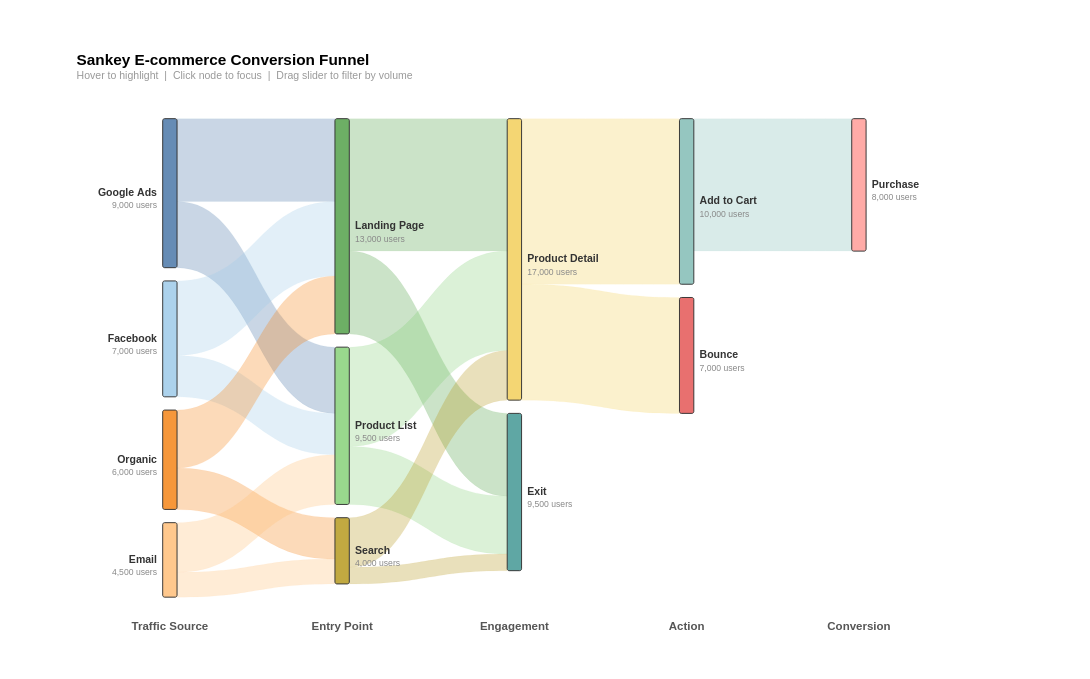

Source (Vega-Lite JSON):
### Vega specification from a JSON file in a GitHub repository (floating-point values rounded to 4 significant figures)
{"$schema": "https://vega.github.io/schema/vega/v5.json", "description": "E-commerce User Flow - Interactive Sankey Diagram (Data-Driven Architecture)", "width": 900, "height": 500, "padding": {"left": 80, "right": 160, "top": 55, "bottom": 50}, "_metadata": {"chart_type": "sankey_multi_stage", "title": "Sankey E-commerce User Journey", "architecture": "data-driven layout via Vega transform pipeline (stack + window + lookup)", "interactive_features": {"threshold_filter": "Signal 'threshold' — slider controls minimum flow; layout auto-recalculates", "edge_hover": "Hover an edge to highlight that specific flow", "node_hover": "Hover a node to highlight ALL directly connected edges", "node_click": "Click a node to lock focus on its connections; click again to deselect", "reset": "Click 'Show All' button or double-click canvas to clear selection"}, "tool_function_guide": {"change_data": "Replace rawLinks.values and nodeConfig.values to switch datasets", "change_column_labels": "Replace depthLabelsData.values to rename stage columns", "highlight_specific_path": "Inject formula transforms into edges dataset to flag path membership, or programmatically set selectedNode", "adjust_threshold_range": "Modify threshold signal bind.min / bind.max / bind.step", "add_depth_levels": "Add entries to nodeConfig + depthLabelsData, extend x scale domain array"}}, "signals": [{"name": "nodeWidth", "value": 15}, {"name": "nodeGap", "value": 800}, {"name": "threshold", "value": 0, "bind": {"input": "range", "min": 0, "max": 5000, "step": 100, "name": "Min Flow: "}}, {"name": "nodeHover", "value": null, "on": [{"events": "@nodeRect:mouseover", "update": "datum.name"}, {"events": "@nodeRect:mouseout", "update": "null"}]}, {"name": "edgeHover", "value": null, "on": [{"events": "@edgeMark:mouseover", "update": "datum.linkId"}, {"events": "@edgeMark:mouseout", "update": "null"}]}, {"name": "selectedNode", "value": null, "on": [{"events": "@nodeRect:click!", "update": "selectedNode === datum.name ? null : datum.name"}, {"events": [{"type": "click", "markname": "resetBtn"}, {"type": "dblclick"}], "update": "null"}]}], "data": [{"name": "rawLinks", "values": [{"source": "Google Ads", "target": "Landing Page", "value": 5000}, {"source": "Google Ads", "target": "Product List", "value": 4000}, {"source": "Facebook", "target": "Landing Page", "value": 4500}, {"source": "Facebook", "target": "Product List", "value": 2500}, {"source": "Organic", "target": "Landing Page", "value": 3500}, {"source": "Organic", "target": "Search", "value": 2500}, {"source": "Email", "target": "Product List", "value": 3000}, {"source": "Email", "target": "Search", "value": 1500}, {"source": "Landing Page", "target": "Product Detail", "value": 8000}, {"source": "Landing Page", "target": "Exit", "value": 5000}, {"source": "Product List", "target": "Product Detail", "value": 6000}, {"source": "Product List", "target": "Exit", "value": 3500}, {"source": "Search", "target": "Product Detail", "value": 3000}, {"source": "Search", "target": "Exit", "value": 1000}, {"source": "Product Detail", "target": "Add to Cart", "value": 10000}, {"source": "Product Detail", "target": "Bounce", "value": 7000}, {"source": "Add to Cart", "target": "Purchase", "value": 8000}]}, {"name": "nodeConfig", "values": [{"name": "Google Ads", "depth": 0, "order": 0}, {"name": "Facebook", "depth": 0, "order": 1}, {"name": "Organic", "depth": 0, "order": 2}, {"name": "Email", "depth": 0, "order": 3}, {"name": "Landing Page", "depth": 1, "order": 0}, {"name": "Product List", "depth": 1, "order": 1}, {"name": "Search", "depth": 1, "order": 2}, {"name": "Product Detail", "depth": 2, "order": 0}, {"name": "Exit", "depth": 2, "order": 1}, {"name": "Add to Cart", "depth": 3, "order": 0}, {"name": "Bounce", "depth": 3, "order": 1}, {"name": "Purchase", "depth": 4, "order": 0}]}, {"name": "depthLabelsData", "values": [{"depth": 0, "label": "Traffic Source"}, {"depth": 1, "label": "Entry Point"}, {"depth": 2, "label": "Engagement"}, {"depth": 3, "label": "Action"}, {"depth": 4, "label": "Conversion"}]}, {"name": "filteredLinks", "source": "rawLinks", "transform": [{"type": "filter", "expr": "datum.value >= threshold"}, {"type": "formula", "expr": "datum.source + ' → ' + datum.target", "as": "linkId"}]}, {"name": "linksWithOrder", "source": "filteredLinks", "transform": [{"type": "lookup", "from": "nodeConfig", "key": "name", "fields": ["source"], "as": ["srcConfig"]}, {"type": "lookup", "from": "nodeConfig", "key": "name", "fields": ["target"], "as": ["tgtConfig"]}, {"type": "formula", "expr": "datum.srcConfig.order", "as": "srcOrder"}, {"type": "formula", "expr": "datum.tgtConfig.order", "as": "tgtOrder"}, {"type": "formula", "expr": "datum.srcConfig.depth", "as": "srcDepth"}, {"type": "formula", "expr": "datum.tgtConfig.depth", "as": "tgtDepth"}]}, {"name": "outTotals", "source": "linksWithOrder", "transform": [{"type": "aggregate", "groupby": ["source"], "fields": ["value"], "ops": ["sum"], "as": ["totalOut"]}]}, {"name": "inTotals", "source": "linksWithOrder", "transform": [{"type": "aggregate", "groupby": ["target"], "fields": ["value"], "ops": ["sum"], "as": ["totalIn"]}]}, {"name": "nodePositions", "source": "nodeConfig", "transform": [{"type": "lookup", "from": "outTotals", "key": "source", "fields": ["name"], "as": ["outInfo"]}, {"type": "lookup", "from": "inTotals", "key": "target", "fields": ["name"], "as": ["inInfo"]}, {"type": "formula", "expr": "datum.outInfo ? datum.outInfo.totalOut : 0", "as": "totalOut"}, {"type": "formula", "expr": "datum.inInfo ? datum.inInfo.totalIn : 0", "as": "totalIn"}, {"type": "formula", "expr": "max(datum.totalOut, datum.totalIn)", "as": "total"}, {"type": "filter", "expr": "datum.total > 0"}, {"type": "stack", "groupby": ["depth"], "sort": {"field": "order", "order": "ascending"}, "field": "total"}, {"type": "window", "groupby": ["depth"], "sort": {"field": "order", "order": "ascending"}, "ops": ["row_number"], "as": ["rankInDepth"]}, {"type": "formula", "expr": "datum.y0 + (datum.rankInDepth - 1) * nodeGap", "as": "y0g"}, {"type": "formula", "expr": "datum.y1 + (datum.rankInDepth - 1) * nodeGap", "as": "y1g"}]}, {"name": "sourceStacked", "source": "linksWithOrder", "transform": [{"type": "window", "groupby": ["source"], "sort": {"field": "tgtOrder", "order": "ascending"}, "ops": ["sum"], "fields": ["value"], "frame": [null, 0], "as": ["srcCumEnd"]}, {"type": "formula", "expr": "datum.srcCumEnd - datum.value", "as": "srcCumStart"}]}, {"name": "targetStacked", "source": "linksWithOrder", "transform": [{"type": "window", "groupby": ["target"], "sort": {"field": "srcOrder", "order": "ascending"}, "ops": ["sum"], "fields": ["value"], "frame": [null, 0], "as": ["tgtCumEnd"]}, {"type": "formula", "expr": "datum.tgtCumEnd - datum.value", "as": "tgtCumStart"}]}, {"name": "edges", "source": "sourceStacked", "transform": [{"type": "lookup", "from": "targetStacked", "key": "linkId", "fields": ["linkId"], "as": ["tgtInfo"]}, {"type": "formula", "expr": "datum.tgtInfo ? datum.tgtInfo.tgtCumStart : 0", "as": "tgtCumStart"}, {"type": "formula", "expr": "datum.tgtInfo ? datum.tgtInfo.tgtCumEnd : datum.value", "as": "tgtCumEnd"}, {"type": "lookup", "from": "nodePositions", "key": "name", "fields": ["source"], "as": ["srcNode"]}, {"type": "lookup", "from": "nodePositions", "key": "name", "fields": ["target"], "as": ["tgtNode"]}, {"type": "filter", "expr": "datum.srcNode && datum.tgtNode"}, {"type": "formula", "expr": "datum.srcNode.y0g + datum.srcCumStart", "as": "absSy0"}, {"type": "formula", "expr": "datum.srcNode.y0g + datum.srcCumEnd", "as": "absSy1"}, {"type": "formula", "expr": "datum.tgtNode.y0g + datum.tgtCumStart", "as": "absTy0"}, {"type": "formula", "expr": "datum.tgtNode.y0g + datum.tgtCumEnd", "as": "absTy1"}, {"type": "formula", "expr": "datum.srcNode.total > 0 ? datum.value / datum.srcNode.total : 0", "as": "srcPct"}, {"type": "formula", "expr": "datum.tgtNode.total > 0 ? datum.value / datum.tgtNode.total : 0", "as": "tgtPct"}]}], "scales": [{"name": "x", "type": "point", "range": "width", "domain": [0, 1, 2, 3, 4], "padding": 0.5}, {"name": "y", "type": "linear", "range": [0, {"signal": "height"}], "domain": {"data": "nodePositions", "field": "y1g"}}, {"name": "color", "type": "ordinal", "domain": {"data": "nodeConfig", "field": "name"}, "range": {"scheme": "tableau20"}}], "marks": [{"type": "path", "name": "edgeMark", "from": {"data": "edges"}, "encode": {"update": {"path": {"signal": "'M' + (scale('x', datum.srcDepth) + nodeWidth) + ',' + scale('y', datum.absSy0) + ' C' + ((scale('x', datum.srcDepth) + nodeWidth + scale('x', datum.tgtDepth)) / 2) + ',' + scale('y', datum.absSy0) + ' ' + ((scale('x', datum.srcDepth) + nodeWidth + scale('x', datum.tgtDepth)) / 2) + ',' + scale('y', datum.absTy0) + ' ' + scale('x', datum.tgtDepth) + ',' + scale('y', datum.absTy0) + ' L' + scale('x', datum.tgtDepth) + ',' + scale('y', datum.absTy1) + ' C' + ((scale('x', datum.srcDepth) + nodeWidth + scale('x', datum.tgtDepth)) / 2) + ',' + scale('y', datum.absTy1) + ' ' + ((scale('x', datum.srcDepth) + nodeWidth + scale('x', datum.tgtDepth)) / 2) + ',' + scale('y', datum.absSy1) + ' ' + (scale('x', datum.srcDepth) + nodeWidth) + ',' + scale('y', datum.absSy1) + ' Z'"}, "fill": {"scale": "color", "field": "source"}, "fillOpacity": {"signal": "selectedNode ? (datum.source === selectedNode || datum.target === selectedNode ? 0.65 : 0.04) : nodeHover ? (datum.source === nodeHover || datum.target === nodeHover ? 0.65 : 0.08) : edgeHover === datum.linkId ? 0.75 : 0.3"}, "stroke": {"scale": "color", "field": "source"}, "strokeWidth": {"value": 0.5}, "strokeOpacity": {"signal": "selectedNode ? (datum.source === selectedNode || datum.target === selectedNode ? 0.4 : 0) : nodeHover ? (datum.source === nodeHover || datum.target === nodeHover ? 0.4 : 0) : edgeHover === datum.linkId ? 0.5 : 0.1"}, "tooltip": {"signal": "datum.source + ' → ' + datum.target + ': ' + format(datum.value, ',') + ' users (' + format(datum.srcPct, '.0%') + ' of ' + datum.source + ', ' + format(datum.tgtPct, '.0%') + ' of ' + datum.target + ')'"}, "cursor": {"value": "pointer"}}, "hover": {"fillOpacity": {"value": 0.8}}}}, {"type": "rect", "name": "nodeRect", "from": {"data": "nodePositions"}, "encode": {"enter": {"width": {"signal": "nodeWidth"}, "cornerRadius": {"value": 2}}, "update": {"x": {"scale": "x", "field": "depth"}, "y": {"scale": "y", "field": "y0g"}, "y2": {"scale": "y", "field": "y1g"}, "fill": {"scale": "color", "field": "name"}, "stroke": {"value": "#333"}, "strokeWidth": {"signal": "selectedNode === datum.name || nodeHover === datum.name ? 2 : 1"}, "fillOpacity": {"signal": "selectedNode ? (datum.name === selectedNode ? 1 : 0.25) : nodeHover === datum.name ? 1 : 0.85"}, "tooltip": {"signal": "datum.name + ': ' + format(datum.total, ',') + ' users'"}, "cursor": {"value": "pointer"}}}}, {"type": "text", "from": {"data": "nodePositions"}, "interactive": false, "encode": {"update": {"x": {"signal": "datum.depth === 0 ? scale('x', datum.depth) - 6 : scale('x', datum.depth) + nodeWidth + 6"}, "y": {"signal": "(scale('y', datum.y0g) + scale('y', datum.y1g)) / 2"}, "align": {"signal": "datum.depth === 0 ? 'right' : 'left'"}, "text": {"field": "name"}, "fontSize": {"value": 11}, "fontWeight": {"value": "bold"}, "fill": {"value": "#333"}, "baseline": {"value": "middle"}, "opacity": {"signal": "selectedNode ? (datum.name === selectedNode ? 1 : 0.25) : 1"}}}}, {"type": "text", "from": {"data": "nodePositions"}, "interactive": false, "encode": {"update": {"x": {"signal": "datum.depth === 0 ? scale('x', datum.depth) - 6 : scale('x', datum.depth) + nodeWidth + 6"}, "y": {"signal": "(scale('y', datum.y0g) + scale('y', datum.y1g)) / 2 + 13"}, "align": {"signal": "datum.depth === 0 ? 'right' : 'left'"}, "text": {"signal": "abs(scale('y', datum.y0g) - scale('y', datum.y1g)) > 22 ? format(datum.total, ',') + ' users' : ''"}, "fontSize": {"value": 9}, "fill": {"value": "#888"}, "baseline": {"value": "middle"}, "opacity": {"signal": "selectedNode ? (datum.name === selectedNode ? 1 : 0.25) : 1"}}}}, {"type": "text", "from": {"data": "depthLabelsData"}, "interactive": false, "encode": {"enter": {"x": {"signal": "scale('x', datum.depth) + nodeWidth / 2"}, "y": {"signal": "height + 25"}, "text": {"field": "label"}, "fontSize": {"value": 12}, "fontWeight": {"value": "bold"}, "fill": {"value": "#555"}, "baseline": {"value": "top"}, "align": {"value": "center"}}}}, {"type": "group", "data": [{"name": "showResetData", "values": [{}], "transform": [{"type": "filter", "expr": "selectedNode"}]}], "encode": {"enter": {"xc": {"signal": "width / 2"}, "y": {"value": -35}, "width": {"value": 100}, "height": {"value": 26}}}, "marks": [{"type": "group", "name": "resetBtn", "from": {"data": "showResetData"}, "encode": {"enter": {"cornerRadius": {"value": 5}, "fill": {"value": "#f5f5f5"}, "stroke": {"value": "#bbb"}, "strokeWidth": {"value": 1.5}, "height": {"field": {"group": "height"}}, "width": {"field": {"group": "width"}}, "cursor": {"value": "pointer"}}, "update": {"opacity": {"value": 1}}, "hover": {"opacity": {"value": 0.7}}}, "marks": [{"type": "text", "interactive": false, "encode": {"enter": {"xc": {"field": {"group": "width"}, "mult": 0.5}, "yc": {"field": {"group": "height"}, "mult": 0.5, "offset": 1}, "align": {"value": "center"}, "baseline": {"value": "middle"}, "fontWeight": {"value": "bold"}, "fontSize": {"value": 11}, "text": {"value": "Show All"}, "fill": {"value": "#555"}}}}]}]}], "title": {"text": "Sankey E-commerce Conversion Funnel", "subtitle": "Hover to highlight  |  Click node to focus  |  Drag slider to filter by volume", "fontSize": 16, "subtitleFontSize": 11, "subtitleColor": "#999", "anchor": "start"}}
